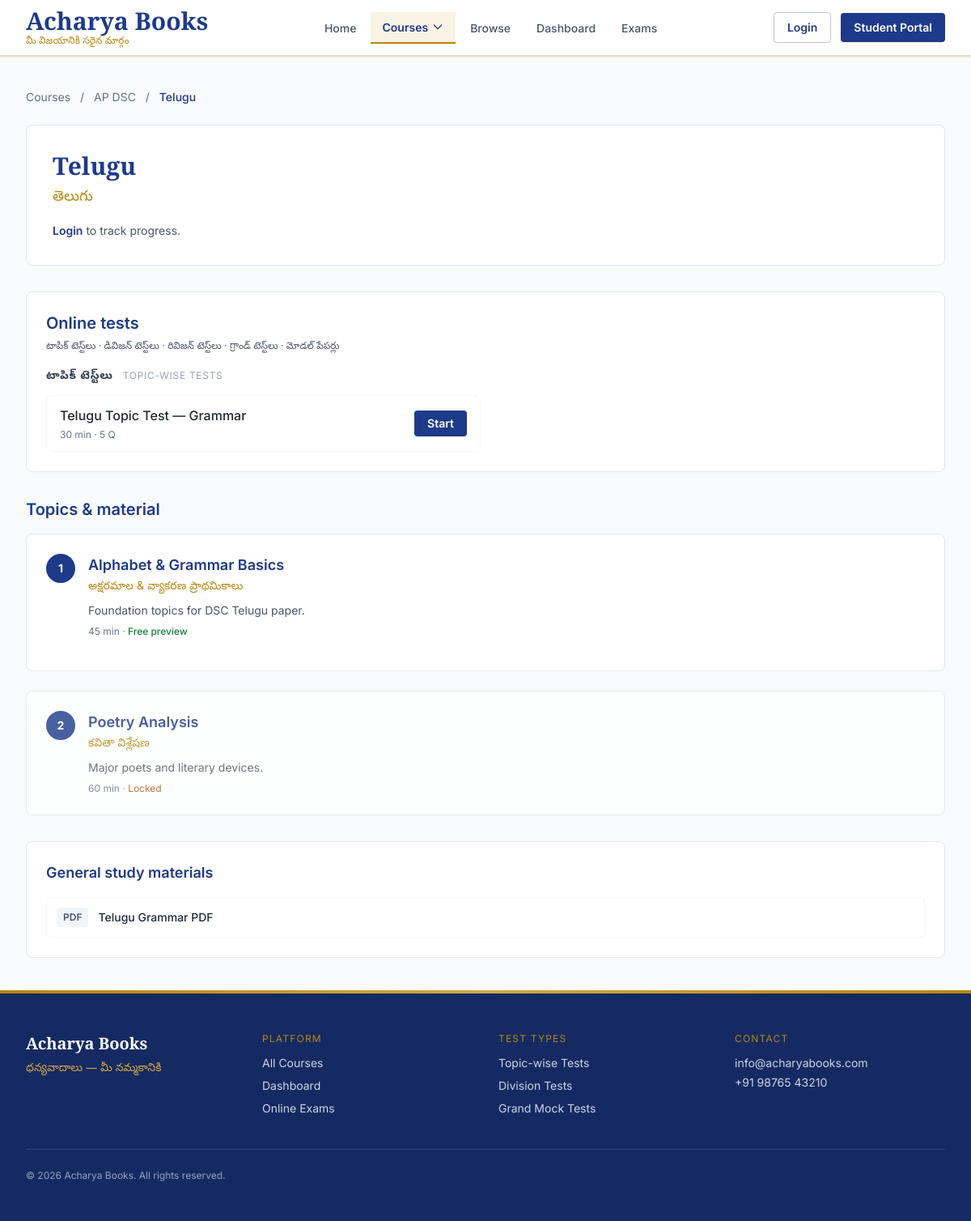
The page /subject.php?course=ap-dsc&subject=telugu on the database its author committed.
### tables this page shows
CREATE TABLE subjects (
    id INT UNSIGNED AUTO_INCREMENT PRIMARY KEY,
    course_id INT UNSIGNED NOT NULL,
    slug VARCHAR(60) NOT NULL,
    name VARCHAR(120) NOT NULL,
    name_te VARCHAR(160) DEFAULT NULL,
    description TEXT,
    sort_order TINYINT UNSIGNED DEFAULT 0,
    is_active TINYINT(1) DEFAULT 1,
    FOREIGN KEY (course_id) REFERENCES courses(id) ON DELETE CASCADE,
    UNIQUE KEY uk_course_slug (course_id, slug)
);

CREATE TABLE courses (
    id INT UNSIGNED AUTO_INCREMENT PRIMARY KEY,
    slug VARCHAR(40) NOT NULL UNIQUE,
    name VARCHAR(120) NOT NULL,
    name_te VARCHAR(160) DEFAULT NULL,
    region VARCHAR(40) DEFAULT NULL,
    description TEXT,
    icon VARCHAR(40) DEFAULT 'book',
    sort_order TINYINT UNSIGNED DEFAULT 0,
    is_active TINYINT(1) DEFAULT 1,
    created_at TIMESTAMP DEFAULT CURRENT_TIMESTAMP
);

CREATE TABLE tests (
    id INT UNSIGNED AUTO_INCREMENT PRIMARY KEY,
    course_id INT UNSIGNED NOT NULL,
    subject_id INT UNSIGNED DEFAULT NULL,
    slug VARCHAR(80) NOT NULL,
    title VARCHAR(200) NOT NULL,
    title_te VARCHAR(220) DEFAULT NULL,
    test_type ENUM('topic','division','grand') NOT NULL,
    division_label VARCHAR(80) DEFAULT NULL COMMENT 'Unit/Section name for division tests',
    duration_mins SMALLINT UNSIGNED NOT NULL DEFAULT 60,
    total_questions SMALLINT UNSIGNED NOT NULL DEFAULT 50,
    total_marks SMALLINT UNSIGNED NOT NULL DEFAULT 50,
    negative_marking DECIMAL(3,2) DEFAULT 0.25,
    instructions TEXT,
    package_id INT UNSIGNED DEFAULT NULL COMMENT 'Required package for access',
    is_active TINYINT(1) DEFAULT 1,
    FOREIGN KEY (course_id) REFERENCES courses(id) ON DELETE CASCADE,
    FOREIGN KEY (subject_id) REFERENCES subjects(id) ON DELETE SET NULL,
    FOREIGN KEY (package_id) REFERENCES sub_course_packages(id) ON DELETE SET NULL,
    UNIQUE KEY uk_course_test_slug (course_id, slug)
);

CREATE TABLE lessons (
    id INT UNSIGNED AUTO_INCREMENT PRIMARY KEY,
    subject_id INT UNSIGNED NOT NULL,
    slug VARCHAR(80) NOT NULL,
    title VARCHAR(200) NOT NULL,
    title_te VARCHAR(220) DEFAULT NULL,
    summary TEXT,
    content LONGTEXT,
    duration_mins SMALLINT UNSIGNED DEFAULT 30,
    sort_order SMALLINT UNSIGNED DEFAULT 0,
    is_free_preview TINYINT(1) DEFAULT 0,
    FOREIGN KEY (subject_id) REFERENCES subjects(id) ON DELETE CASCADE,
    UNIQUE KEY uk_subject_lesson_slug (subject_id, slug)
);

CREATE TABLE study_materials (
    id INT UNSIGNED AUTO_INCREMENT PRIMARY KEY,
    subject_id INT UNSIGNED NOT NULL,
    lesson_id INT UNSIGNED DEFAULT NULL,
    title VARCHAR(200) NOT NULL,
    material_type ENUM('pdf','notes','video','link') NOT NULL DEFAULT 'notes',
    file_url VARCHAR(500) DEFAULT NULL,
    description TEXT,
    sort_order SMALLINT UNSIGNED DEFAULT 0,
    FOREIGN KEY (subject_id) REFERENCES subjects(id) ON DELETE CASCADE,
    FOREIGN KEY (lesson_id) REFERENCES lessons(id) ON DELETE SET NULL
);

### subject.php (the view, shortened to what the rows shown need)
<?php
require __DIR__ . '/includes/init.php';
require_once __DIR__ . '/includes/public_site_helpers.php';
$courseSlug = $_GET['course'] ?? '';
$subSlug = $_GET['sub'] ?? '';
$subjectSlug = $_GET['subject'] ?? '';
$courseRepo = new CourseRepository();
$testRepo = new TestRepository();
$subRepo = new SubscriptionRepository();
$subject = $courseRepo->findSubjectByPath($courseSlug !== '' ? $courseSlug : null, $subSlug !== '' ? $subSlug : null, $subjectSlug);
$topics = $courseRepo->topicsForSubject((int) $subject['id']);
$materials = $courseRepo->materialsForSubject((int) $subject['id']);
$subjectTests = $testRepo->forSubject((int) $subject['id']);
$testsByKind = ['topic' => [], 'division' => [], 'revision' => [], 'grand' => [], 'model' => []];
foreach ($subjectTests as $st) {
    $k = $st['test_type'] ?? 'topic';
    $testsByKind[$k][] = $st;
}
$user = current_user();
$hasAccess = $user && $subRepo->userHasSubjectAccess((int) $user['id'], (int) $subject['id']);
require __DIR__ . '/includes/head.php';
require __DIR__ . '/includes/header.php';
?>
<main class="max-w-7xl mx-auto px-4 sm:px-6 lg:px-8 py-8 lg:py-10">
  <nav class="text-sm text-slate-500 mb-6">
    <a href="<?= e(base_url('courses.php')) ?>" class="hover:text-royal">Courses</a>
    <span class="mx-2">/</span>
    <a href="<?= e(base_url('course.php?slug=' . $subject['course_slug'])) ?>" class="hover:text-royal"><?= e($subject['course_name']) ?></a>
    <span class="mx-2">/</span>
    <span class="text-royal font-medium"><?= e($subject['name']) ?></span>
  </nav>
  <header class="bg-white border border-slate-200 rounded-lg p-6 lg:p-8 mb-8">
    <h1 class="font-serif text-3xl font-bold text-royal"><?= e($subject['name']) ?></h1>
    <?php if ($subject['name_te']): ?>
      <p class="font-telugu text-lg text-gold mt-2"><?= e($subject['name_te']) ?></p>
    <?php endif; ?>
    <?php if (!$hasAccess && $user): ?>
      <p class="mt-4 text-sm text-amber-700 bg-amber-50 border border-amber-200 rounded px-4 py-2">
        Purchase a sub-course plan to unlock all topics. Free preview topics are marked below.
      </p>
    <?php elseif (!$user): ?>
      <p class="mt-4 text-sm text-slate-600"><a href="<?= e(base_url('login.php')) ?>" class="text-royal font-semibold hover:underline">Login</a> to track progress.</p>
    <?php endif; ?>
  </header>
  <?php
  $tierTe = public_five_tier_labels_te();
  $tierEn = [
      'topic' => 'Topic-wise tests',
      'division' => 'Division tests',
      'revision' => 'Revision tests',
      'grand' => 'Grand tests',
      'model' => 'Model papers',
  ];
  ?>
  <?php if (array_sum(array_map('count', $testsByKind)) > 0): ?>
  <section class="bg-white border border-slate-200 rounded-lg p-6 mb-8">
    <h2 class="font-semibold text-xl text-royal mb-2">Online tests</h2>
    <?php
    $firstTestHeading = true;
    foreach (public_five_tier_ordered_keys() as $tk):
        if (empty($testsByKind[$tk])) {
            continue;
        }
    ?>
      <h3 class="text-sm font-semibold tracking-wider text-slate-700 mb-3 <?= $firstTestHeading ? 'mt-0' : 'mt-6' ?>">
        <span class="font-telugu"><?= e($tierTe[$tk] ?? $tk) ?></span>
        <span class="text-slate-400 font-normal text-xs uppercase ml-2"><?= e($tierEn[$tk] ?? '') ?></span>
      </h3>
      <?php $firstTestHeading = false; ?>
      <div class="grid sm:grid-cols-2 gap-3">
        <?php foreach ($testsByKind[$tk] as $tst): ?>
        <div class="flex flex-wrap items-center justify-between gap-3 border border-slate-100 rounded-lg px-4 py-3">
          <div>
            <p class="font-medium text-slate-800"><?= e($tst['title']) ?></p>
            <p class="text-xs text-slate-500 mt-1"><?= (int) $tst['duration_mins'] ?> min · <?= (int) $tst['total_questions'] ?> Q</p>
          </div>
          <a href="<?= e(base_url('exam.php?course=' . $subject['course_slug'] . '&test=' . $tst['slug'])) ?>"
             class="px-4 py-1.5 text-sm font-semibold text-white bg-royal rounded hover:bg-royal-light shrink-0">Start</a>
        </div>
        <?php endforeach; ?>
      </div>
    <?php endforeach; ?>
  </section>
  <?php endif; ?>
  <section class="mb-8">
    <h2 class="font-semibold text-xl text-royal mb-4">Topics & material</h2>
    <?php if (!$topics): ?>
      <p class="text-sm text-slate-500 bg-white border border-slate-200 rounded-lg p-6">Topics coming soon.</p>
    <?php else: ?>
    <ol class="space-y-6">
      <?php foreach ($topics as $i => $topic):
        $locked = !$hasAccess && empty($topic['is_free_preview']);
      ?>
      <li class="bg-white border border-slate-200 rounded-lg p-5 lg:p-6 <?= $locked ? 'opacity-80' : '' ?>">
        <div class="flex flex-wrap gap-3 items-start justify-between">
          <div class="flex gap-4 min-w-0">
            <span class="w-9 h-9 shrink-0 flex items-center justify-center rounded-full bg-royal text-white text-sm font-bold"><?= $i + 1 ?></span>
            <div>
              <h3 class="font-semibold text-royal text-lg"><?= e($topic['title']) ?></h3>
              <?php if (!empty($topic['title_te'])): ?>
                <p class="font-telugu text-sm text-gold mt-1"><?= e($topic['title_te']) ?></p>
              <?php endif; ?>
              <?php if (!empty($topic['summary'])): ?>
                <p class="text-sm text-slate-600 mt-2"><?= e($topic['summary']) ?></p>
              <?php endif; ?>
              <p class="text-xs text-slate-500 mt-2"><?= (int) $topic['duration_mins'] ?> min
                <?php if (!empty($topic['is_free_preview'])): ?> · <span class="text-green-700 font-medium">Free preview</span><?php endif; ?>
                <?php if ($locked): ?> · <span class="text-amber-700">Locked</span><?php endif; ?>
              </p>
            </div>
          </div>
        </div>
      </li>
      <?php endforeach; ?>
    </ol>
    <?php endif; ?>
  </section>
  <?php if ($materials): ?>
  <section class="bg-white border border-slate-200 rounded-lg p-6">
    <h2 class="font-semibold text-lg text-royal mb-4">General study materials</h2>
    <ul class="space-y-3">
      <?php foreach ($materials as $m): ?>
      <li class="flex items-center gap-3 p-3 border border-slate-100 rounded">
        <span class="px-2 py-1 text-xs font-semibold uppercase bg-slate-100 text-slate-600 rounded"><?= e($m['material_type']) ?></span>
        <span class="text-sm font-medium text-slate-800"><?= e($m['title']) ?></span>
      </li>
      <?php endforeach; ?>
    </ul>
  </section>
  <?php endif; ?>
</main>

### rows shown on the page
subjects: course.name "AP DSC", name "Telugu", name_te "తెలుగు"
tests: title "Telugu Topic Test — Grammar", duration_mins "30", total_questions "5"
lessons: title "Alphabet & Grammar Basics", title_te "అక్షరమాల & వ్యాకరణ ప్రాథమికాలు", summary "Foundation topics for DSC Telugu paper.", duration_mins "45", is_free_preview "Free preview"
lessons: title "Poetry Analysis", title_te "కవితా విశ్లేషణ", summary "Major poets and literary devices.", duration_mins "60", is_free_preview "Locked"
study_materials: material_type "PDF", title "Telugu Grammar PDF"

### other values the page prints
implode(' · ', $tierTe) "టాపిక్ టెస్ట్‌లు · డివిజన్ టెస్ట్‌లు · రివిజన్ టెస్ట్‌లు · గ్రాండ్ టెస్ట్‌లు · మోడల్ పేపర్లు"
$tierTe[$tk] "టాపిక్ టెస్ట్‌లు"
$tierEn[$tk] "TOPIC-WISE TESTS"
